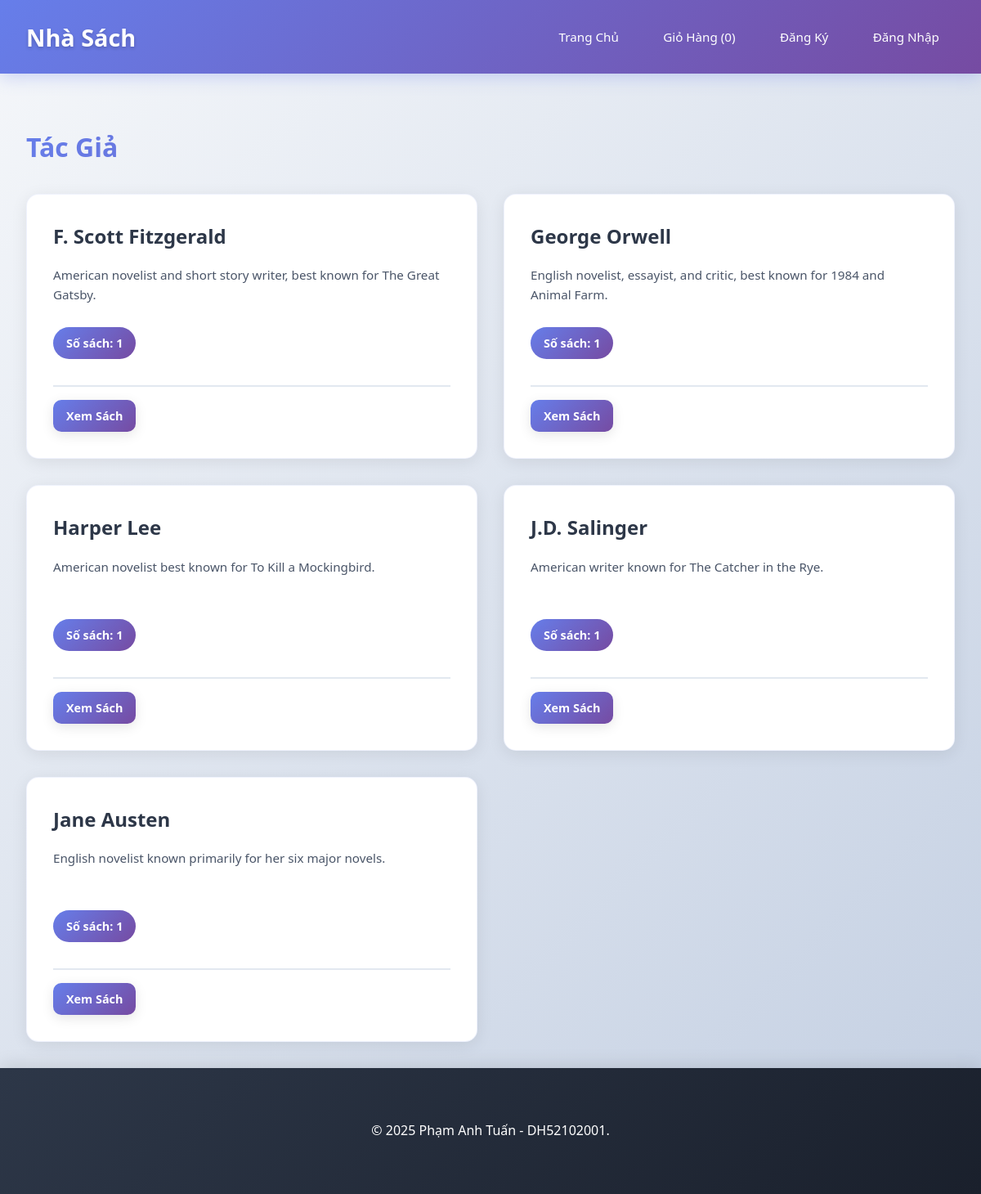
The page /authors.php on the database its author committed.
### tables this page shows
CREATE TABLE authors (
    id INT AUTO_INCREMENT PRIMARY KEY,
    name VARCHAR(255) NOT NULL,
    bio TEXT,
    created_at TIMESTAMP DEFAULT CURRENT_TIMESTAMP,
    updated_at TIMESTAMP DEFAULT CURRENT_TIMESTAMP ON UPDATE CURRENT_TIMESTAMP
);

### authors.php (the view, shortened to what this page needs)
<?php
require_once 'config/database.php';
try {
    $authors = $pdo->query("SELECT a.*, COUNT(b.id) as book_count
                           FROM authors a
                           LEFT JOIN books b ON a.id = b.author_id
                           GROUP BY a.id
                           ORDER BY a.name")->fetchAll();
} catch (PDOException $e) {
    $authors = [];
    $error = "Lỗi khi tải danh sách tác giả: " . $e->getMessage();
}
?>
<!DOCTYPE html>
<html lang="vi">
<head>
    <link rel="stylesheet" href="assets/css/style.css">
</head>
<body class="<?php echo (isset($_SESSION['customer_id']) && ($_SESSION['role'] ?? 'user') === 'admin') ? 'admin-page' : ''; ?>">
    <?php include 'includes/header.php'; ?>
    <main class="container">
        <section class="authors-section">
            <h2>Tác Giả</h2>
            <?php if (empty($authors)): ?>
                <div class="no-books">
                    <p>Chưa có tác giả nào. <a href="add_author.php">Thêm tác giả đầu tiên</a></p>
                </div>
            <?php else: ?>
                <div class="authors-grid">
                    <?php foreach ($authors as $author): ?>
                        <div class="author-card">
                            <h3><?php echo htmlspecialchars($author['name']); ?></h3>
                            <p class="author-bio"><?php echo htmlspecialchars($author['bio'] ?? 'Chưa có tiểu sử.'); ?></p>
                            <p class="author-books">Số sách: <?php echo $author['book_count']; ?></p>
                            <div class="author-actions">
                                <a href="index.php?author=<?php echo $author['id']; ?>" class="btn btn-primary btn-sm">Xem Sách</a>
                            </div>
                        </div>
                    <?php endforeach; ?>
                </div>
            <?php endif; ?>
        </section>
    </main>
    <?php include 'includes/footer.php'; ?>
</body>
</html>

### assets/css/style.css (style rules this page uses)
* { margin: 0; padding: 0; box-sizing: border-box; }
body { font-family: "Segoe UI", Tahoma, Geneva, Verdana, sans-serif; line-height: 1.6; color: #2d3748; background: linear-gradient(135deg, #f5f7fa 0%, #c3cfe2 100%); min-height: 100vh; display: flex; flex-direction: column; }
.container { max-width: 1200px; margin: 0 auto; padding: 2rem; flex: 1; }
.btn { padding: 0.875rem 2rem; border: none; border-radius: 10px; font-size: 1rem; font-weight: 600; cursor: pointer; text-decoration: none; display: inline-block; transition: all 0.3s ease; box-shadow: 0 4px 15px rgba(0, 0, 0, 0.1); }
.btn-primary { background: linear-gradient(135deg, #667eea 0%, #764ba2 100%); color: white; }
.btn-sm { padding: 0.5rem 1rem; font-size: 0.9rem; }
.authors-section, .categories-section { margin-top: 2rem; }
.authors-section h2, .categories-section h2 { margin-bottom: 1.5rem; color: #2d3748; font-size: 2rem; font-weight: 700; background: linear-gradient(135deg, #667eea 0%, #764ba2 100%); -webkit-background-clip: text; -webkit-text-fill-color: transparent; background-clip: text; }
.authors-grid, .categories-grid { display: grid; grid-template-columns: repeat(2, 1fr); gap: 2rem; margin-top: 2rem; }
.author-card, .category-card { background: white; border-radius: 15px; padding: 2rem; box-shadow: 0 4px 20px rgba(0, 0, 0, 0.08); transition: all 0.4s cubic-bezier(0.175, 0.885, 0.32, 1.275); border: 1px solid rgba(102, 126, 234, 0.1); position: relative; overflow: hidden; }
.author-card::before, .category-card::before { content: ""; position: absolute; top: 0; left: 0; right: 0; height: 4px; background: linear-gradient(135deg, #667eea 0%, #764ba2 100%); transform: scaleX(0); transition: transform 0.4s; }
.author-card h3, .category-card h3 { font-size: 1.5rem; margin-bottom: 1rem; color: #2d3748; font-weight: 700; }
.author-bio, .category-description { color: #4a5568; font-size: 0.95rem; line-height: 1.6; margin-bottom: 1rem; min-height: 60px; }
.author-books, .category-books { display: inline-block; padding: 0.5rem 1rem; background: linear-gradient(135deg, #667eea 0%, #764ba2 100%); color: white; border-radius: 20px; font-weight: 600; font-size: 0.9rem; margin-bottom: 1rem; }
.author-actions, .category-actions { margin-top: 1rem; padding-top: 1rem; border-top: 2px solid #e2e8f0; display: flex; gap: 0.5rem; flex-wrap: wrap; }

### rows shown on the page
authors: name "F. Scott Fitzgerald", bio "American novelist and short story writer, best known for The Great Gatsby.", book_count "1"
authors: name "George Orwell", bio "English novelist, essayist, and critic, best known for 1984 and Animal Farm.", book_count "1"
authors: name "Harper Lee", bio "American novelist best known for To Kill a Mockingbird.", book_count "1"
authors: name "J.D. Salinger", bio "American writer known for The Catcher in the Rye.", book_count "1"
authors: name "Jane Austen", bio "English novelist known primarily for her six major novels.", book_count "1"
